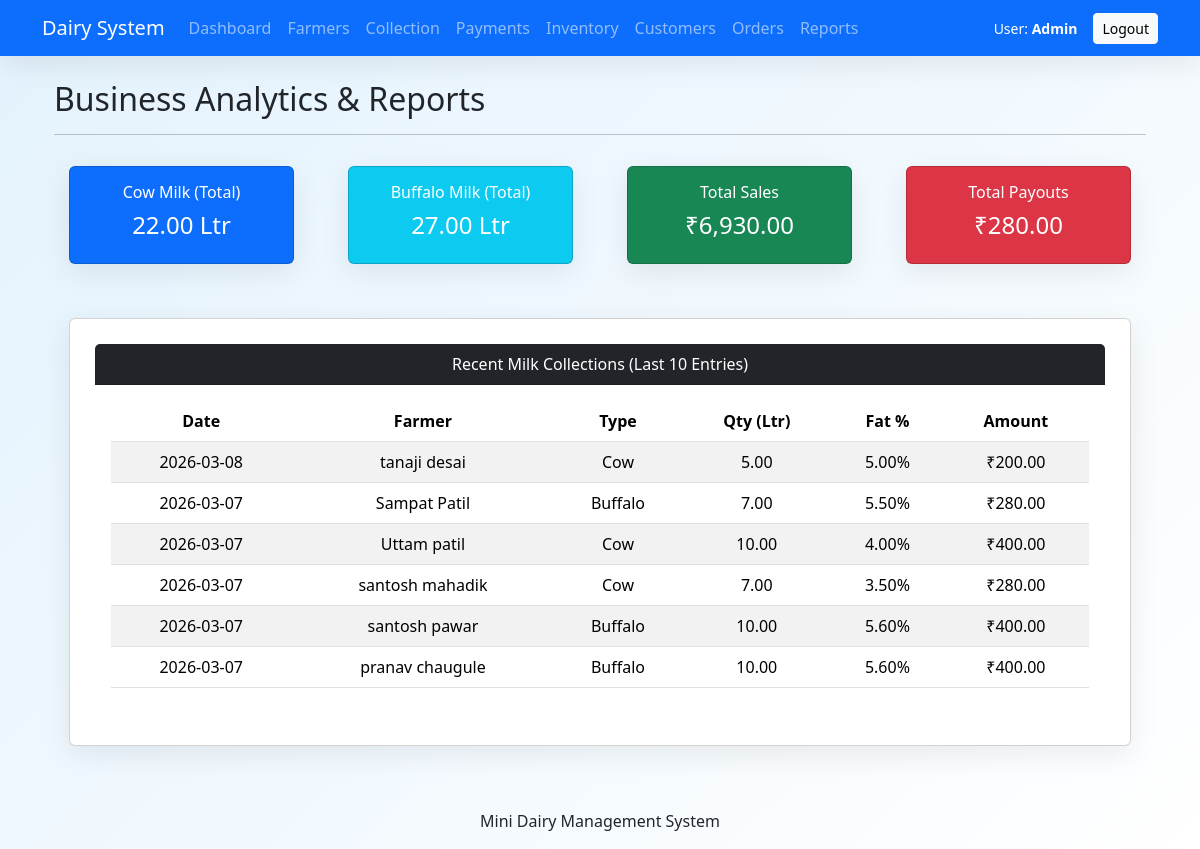
/reports.php (signed in), run on the app's committed database.
### tables this page shows
CREATE TABLE `milk_collection` (
  `collection_id` int(11) NOT NULL,
  `farmer_id` int(11) DEFAULT NULL,
  `date` date DEFAULT NULL,
  `milk_type` enum('cow','buffalo') DEFAULT NULL,
  `quantity` decimal(10,2) DEFAULT NULL,
  `fat_percent` decimal(4,2) DEFAULT NULL,
  `rate_per_liter` decimal(10,2) DEFAULT NULL,
  `total_amount` decimal(10,2) DEFAULT NULL
);

CREATE TABLE `farmers` (
  `farmer_id` int(11) NOT NULL,
  `user_id` int(11) DEFAULT NULL,
  `farmer_name` varchar(100) NOT NULL,
  `phone` varchar(15) DEFAULT NULL,
  `address` text DEFAULT NULL,
  `join_date` date DEFAULT NULL
);

### reports.php (the view, shortened to what this page needs)
<?php
include 'header.php';
$cow_sql = "SELECT SUM(quantity) as total FROM milk_collection WHERE milk_type = 'cow'";
$cow_res = $conn->query($cow_sql)->fetch_assoc();
$buff_sql = "SELECT SUM(quantity) as total FROM milk_collection WHERE milk_type = 'buffalo'";
$buff_res = $conn->query($buff_sql)->fetch_assoc();
$sales_sql = "SELECT SUM(total_amount) as total FROM orders";
$sales_res = $conn->query($sales_sql)->fetch_assoc();
$payout_sql = "SELECT SUM(total_amount) as total FROM payments WHERE payment_status = 'Paid'";
$payout_res = $conn->query($payout_sql)->fetch_assoc();
?>
<div class="container mt-4">
    <h2>Business Analytics & Reports</h2>
    <hr>
    <div class="row mb-4">
        <div class="col-md-3">
            <div class="card bg-primary text-white text-center p-3">
                <h6>Cow Milk (Total)</h6>
                <h4><?php echo number_format($cow_res['total'] ?? 0, 2); ?> Ltr</h4>
            </div>
        </div>
        <div class="col-md-3">
            <div class="card bg-info text-white text-center p-3">
                <h6>Buffalo Milk (Total)</h6>
                <h4><?php echo number_format($buff_res['total'] ?? 0, 2); ?> Ltr</h4>
            </div>
        </div>
        <div class="col-md-3">
            <div class="card bg-success text-white text-center p-3">
                <h6>Total Sales</h6>
                <h4>₹<?php echo number_format($sales_res['total'] ?? 0, 2); ?></h4>
            </div>
        </div>
        <div class="col-md-3">
            <div class="card bg-danger text-white text-center p-3">
                <h6>Total Payouts</h6>
                <h4>₹<?php echo number_format($payout_res['total'] ?? 0, 2); ?></h4>
            </div>
        </div>
    </div>
    <div class="row">
        <div class="col-md-12">
            <div class="card">
                <div class="card-header bg-dark text-white">
                    Recent Milk Collections (Last 10 Entries)
                </div>
                <div class="card-body">
                    <table class="table table-striped">
                        <thead>
                            <tr>
                                <th>Date</th>
                                <th>Farmer</th>
                                <th>Type</th>
                                <th>Qty (Ltr)</th>
                                <th>Fat %</th>
                                <th>Amount</th>
                            </tr>
                        </thead>
                        <tbody>
                            <?php
                            $recent = $conn->query("SELECT mc.*, f.farmer_name
                                                   FROM milk_collection mc
                                                   JOIN farmers f ON mc.farmer_id = f.farmer_id
                                                   ORDER BY mc.date DESC LIMIT 10");
                            while($r = $recent->fetch_assoc()):
                            ?>
                            <tr>
                                <td><?php echo $r['date']; ?></td>
                                <td><?php echo $r['farmer_name']; ?></td>
                                <td><?php echo ucfirst($r['milk_type']); ?></td>
                                <td><?php echo $r['quantity']; ?></td>
                                <td><?php echo $r['fat_percent']; ?>%</td>
                                <td>₹<?php echo $r['total_amount']; ?></td>
                            </tr>
                            <?php endwhile; ?>
                        </tbody>
                    </table>
                </div>
            </div>
        </div>
    </div>
</div>
<?php include 'footer.php'; ?>

### assets/css/style.css (style rules this page uses)
:root { --primary-blue: #0077b6; --milk-white: #f8fbff; --accent-blue: #caf0f8; --text-dark: #2d3436; --shadow: 0 8px 30px rgba(0,0,0,0.08); }
body { font-family: 'Poppins', sans-serif; background: linear-gradient(135deg, #e3f2fd 0%, #ffffff 100%); background-attachment: fixed; color: var(--text-dark); margin: 0; }
.card { display: inline-block; padding: 25px; margin: 15px; background: white; border-radius: 15px; box-shadow: var(--shadow); border: none; transition: 0.4s cubic-bezier(0.175, 0.885, 0.32, 1.275); text-align: center; vertical-align: top; min-width: 200px; }

### data on the page
milk_collection: date "2026-03-08", farmer.farmer_name "tanaji desai", milk_type "Cow", quantity "5.00", fat_percent "5.00", total_amount "200.00"
milk_collection: date "2026-03-07", farmer.farmer_name "Sampat Patil", milk_type "Buffalo", quantity "7.00", fat_percent "5.50", total_amount "280.00"
milk_collection: date "2026-03-07", farmer.farmer_name "Uttam patil", milk_type "Cow", quantity "10.00", fat_percent "4.00", total_amount "400.00"
milk_collection: date "2026-03-07", farmer.farmer_name "santosh mahadik", milk_type "Cow", quantity "7.00", fat_percent "3.50", total_amount "280.00"
milk_collection: date "2026-03-07", farmer.farmer_name "santosh pawar", milk_type "Buffalo", quantity "10.00", fat_percent "5.60", total_amount "400.00"
milk_collection: date "2026-03-07", farmer.farmer_name "pranav chaugule", milk_type "Buffalo", quantity "10.00", fat_percent "5.60", total_amount "400.00"

### other printed values
$_SESSION['name'] "Admin"
$cow_res['total'] "22.00"
$buff_res['total'] "27.00"
$sales_res['total'] "6,930.00"
$payout_res['total'] "280.00"
